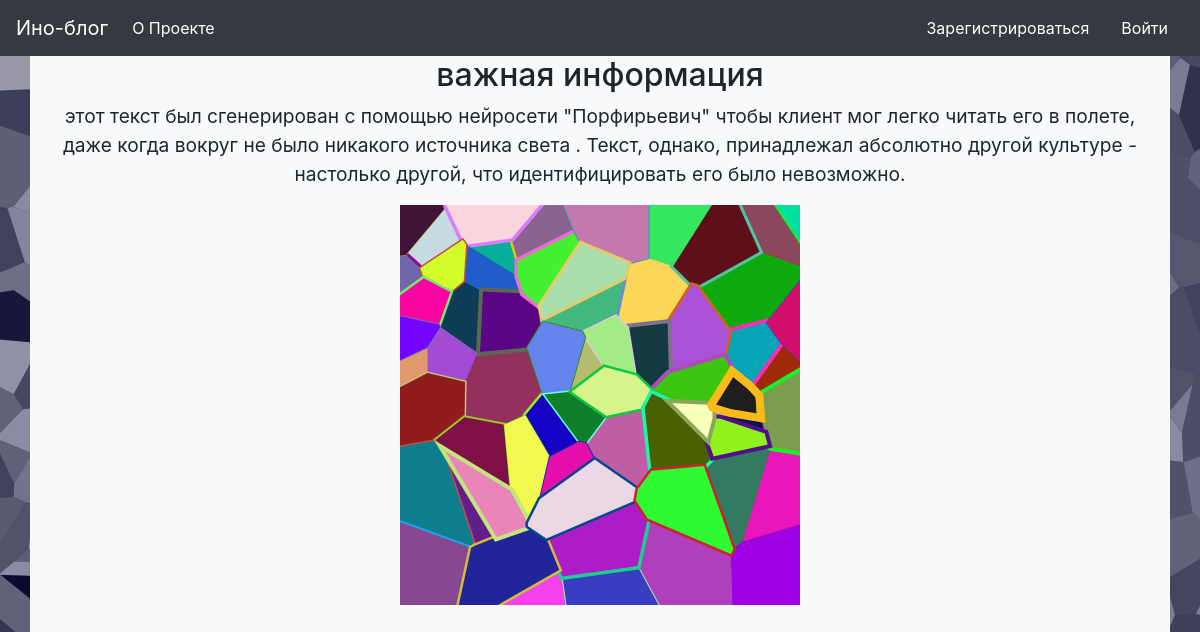
The page /10 on the database its author committed.
### project.py (models this page shows, shortened)
class Post(db.Model):
    id = db.Column(db.Integer, primary_key=True)
    title = db.Column(db.String(140))
    content = db.Column(db.String(540))
    image = db.Column(db.String(40))
    stamp = db.Column(db.DateTime, index=True, default=datetime.now(timezone.utc))
    username = db.Column(db.String(140))

### project.py (the view)
@app.route('/<int:post_id>')
def post(post_id):
    post_content = get_post(post_id)
    return render_template('post.html', post=post_content)

### project.py (called while the page is built)
def get_db_connection():
    conn = sqlite3.connect('database.db')
    conn.row_factory = sqlite3.Row
    return conn

def get_post(post_id):
    conn = get_db_connection()
    post_content = conn.execute('SELECT * FROM post WHERE id = ?', (post_id,)).fetchone()
    conn.close()
    if post_content is None:
        abort(404)
    return post_content

### templates/post.html (shortened to what this page needs)
{% extends 'base.html' %}
{% block content %}
<h2 align="center">{% block title %} {{ post['title'] }} {% endblock %}</h2>
<p align="center"><big>{{ post['content'] }}</big></p>
<div align="center">
<tr >
    <td><img src="{{ url_for('static', filename=post['image']) }}" width="400" height="400" align="center"></td>
</tr>
<br> <br> <br> <br> <br> <br> <br> <br> <br> <br> <br> <br> <br> <br> <br> <br> <br> <br> <br>
<br> <br> <br> <br> <br> <br> <br> <br> <br> <br> <br> <br> <br> <br> <br> <br> <br> <br> <br>
    {% endblock %}

### rows shown on the page
Post: title "важная информация", content "этот текст был сгенерирован с помощью нейросети \"Порфирьевич\" чтобы клиент мог легко читать его в полете, даже когда вокруг не было никакого источника света . Текст, однако, принадлежал абсолютно другой культуре - настолько другой, что идентифицировать его было невозможно.", image (picture)
